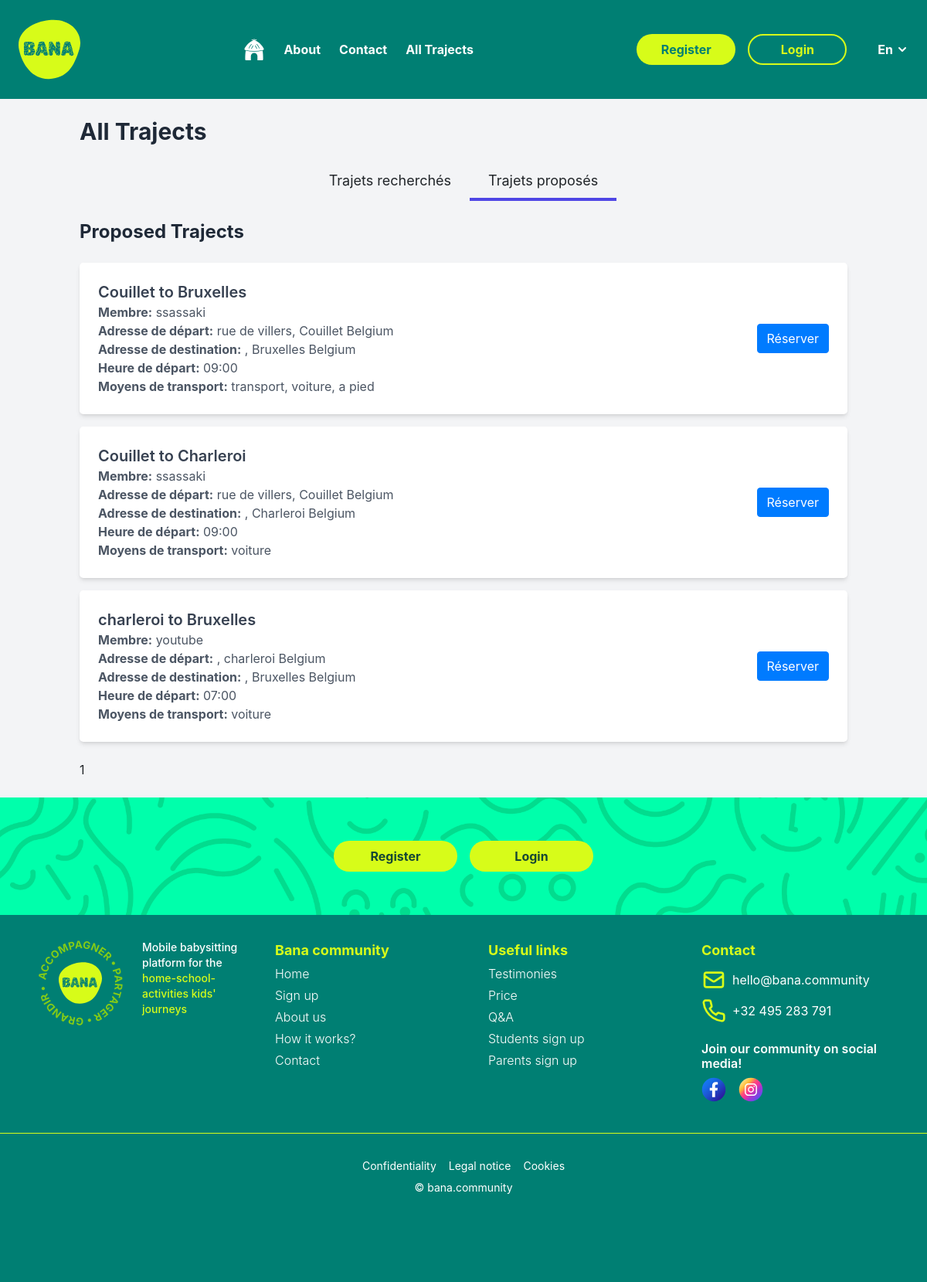
Page /trajects/ on the committed database.
### trajects/models.py (models this page shows, shortened)
class ProposedTraject(models.Model):
    traject = models.ForeignKey(Traject, on_delete=models.CASCADE)
    member = models.ForeignKey(Members, related_name='proposed_trajects', on_delete=models.CASCADE)
    transport_modes = models.ManyToManyField(TransportMode, related_name='proposed_trajects')
    departure_time = models.TimeField()
    arrival_time = models.TimeField()
    name = models.CharField(max_length=100)
    details = models.TextField()
    detour_distance = models.FloatField(blank=True, null=True)

class Traject(models.Model):
    start_street = models.CharField(max_length=100, blank=True)
    start_number = models.CharField(max_length=10, blank=True)
    start_box = models.CharField(max_length=10, blank=True)
    start_zp = models.CharField(max_length=10, blank=True)
    start_locality = models.CharField(max_length=100, blank=True)
    start_country = models.CharField(max_length=100, default='Belgium')
    end_street = models.CharField(max_length=100, blank=True)
    end_number = models.CharField(max_length=10, blank=True)
    end_box = models.CharField(max_length=10, blank=True)
    end_zp = models.CharField(max_length=10, blank=True)
    end_locality = models.CharField(max_length=100, blank=True)
    end_country = models.CharField(max_length=100, default='Belgium')
    start_coordinate = models.CharField(max_length=50, blank=True, null=True)
    end_coordinate = models.CharField(max_length=50, blank=True, null=True)
    distance = models.FloatField(blank=True, null=True)

class TransportMode(models.Model):
    name = models.CharField(max_length=100)
    description = models.TextField(blank=True, null=True)
    def __str__(self):
        return self.name

### members/models.py (models this page shows, shortened)
class Members(models.Model):
    memb_user_fk = models.OneToOneField(User, on_delete=models.CASCADE, verbose_name="votre username", )
    memb_date_joined = models.DateTimeField(auto_now_add=True)
    memb_birth_date = models.DateField()
    memb_gender = models.CharField(max_length=1, choices=GENDER_CHOICES)
    memb_num_street = models.SmallIntegerField()
    memb_box = models.CharField(max_length=50)
    memb_street = models.CharField(max_length=50)
    memb_zp = models.SmallIntegerField()
    memb_locality = models.CharField(max_length=50)
    memb_country = models.CharField(max_length=50,default='Belgique')
    memb_car = models.BooleanField(default=False)

### trajects/views.py (the view)
# urls.py: path('', views.all_trajects, name='all_trajects'),
def all_trajects(request):
    active_tab = request.GET.get('active_tab', 'proposed')
    proposed_trajects_list = ProposedTraject.objects.all().order_by('-departure_time')
    researched_trajects_list = ResearchedTraject.objects.select_related('traject').all().order_by('-departure_time')
    paginator1 = Paginator(proposed_trajects_list, 10)  # Show 10 proposed trajects per page
    page_number1 = request.GET.get('page1')
    proposed_trajects = paginator1.get_page(page_number1)
    paginator2 = Paginator(researched_trajects_list, 10)  # Show 10 researched trajects per page
    page_number2 = request.GET.get('page2')
    researched_trajects = paginator2.get_page(page_number2)
    context = {
        'active_tab': active_tab,
        'proposed_trajects': proposed_trajects,
        'researched_trajects': researched_trajects,
    }
    return render(request, 'trajects/trajects_page.html', context)

### trajects/templates/trajects/trajects_page.html (shortened to what this page needs)
{% extends 'layouts/base.html' %}
{% block content %}
    <div class="bg-gray-100 min-h-screen p-6">
        <div class="container mx-auto">
            <h2 class="text-3xl font-bold text-gray-800 mb-6">All Trajects</h2>
            <div class="flex justify-center mb-6">
                <a href="?active_tab=researched"
                class="btn-toggle {% if active_tab == 'researched' %}border-indigo-600{% else %}border-transparent{% endif %} text-lg px-6 py-2 border-b-4 focus:outline-none">
                    Trajets recherchés
                </a>
                <a href="?active_tab=proposed"
                class="btn-toggle {% if active_tab == 'proposed' %}border-indigo-600{% else %}border-transparent{% endif %} text-lg px-6 py-2 border-b-4 focus:outline-none">
                    Trajets proposés
                </a>
            </div>
            {% if active_tab == 'proposed' %}
            <div id="proposed-list" class="traject-list">
                <h2 class="text-2xl font-bold text-gray-800 mb-6">Proposed Trajects</h2>
                {% if proposed_trajects %}
                    <ul class="space-y-4">
                        {% for proposed in proposed_trajects %}
                        <li class="bg-white shadow-md rounded-lg p-4 flex justify-between items-center">
                            <div>
                                <h3 class="text-xl font-semibold text-gray-700">{{ proposed.traject.start_locality }} to {{ proposed.traject.end_locality }}</h3>
                                <p class="text-gray-600"><strong>Membre:</strong> {{ proposed.member.memb_user_fk.username }}</p>
                                <p class="text-gray-600">
                                    <strong>Adresse de départ:</strong> {{ proposed.traject.start_street }}, {{ proposed.traject.start_locality }} {{ proposed.traject.start_country }}
                                </p>
                                <p class="text-gray-600">
                                    <strong>Adresse de destination:</strong> {{ proposed.traject.end_street }}, {{ proposed.traject.end_locality }} {{ proposed.traject.end_country }}
                                </p>
                                <p class="text-gray-600"><strong>Heure de départ:</strong> {{ proposed.departure_time }}</p>
                                <p class="text-gray-600"><strong>Moyens de transport:</strong> {{ proposed.transport_modes.all|join:", " }}</p>
                            </div>
                            <a href="{% url 'reserve_traject' proposed.id %}" class="btn btn-primary">Réserver</a>
                        </li>
                        {% endfor %}
                    </ul>
                    <div class="pagination mt-4">
                        {{ proposed_trajects.paginator.page_range|join:" " }}
                    </div>
                {% else %}
                    <p class="text-gray-600">No proposed trajects found.</p>
                {% endif %}
            </div>
            {% endif %}
        </div>
    </div>
{% endblock %}

### bana/templates/layouts/base.html (shortened to what this page needs)
{% load static tailwind_tags %}
<!DOCTYPE html>
<html lang="en">
<head>
    <link rel="stylesheet" href="https://stackpath.bootstrapcdn.com/bootstrap/4.3.1/css/bootstrap.min.css">
    {% tailwind_css %}
    <link href="{% static 'bana/css/style.css' %}" rel="stylesheet">
</head>
<body class="min-h-screen flex flex-col">
    {% include 'layouts/header.html' %}
    <main class="flex-grow">
        {% block content %}
        {% endblock %}
    </main>
    {% include 'layouts/footer.html' %}
</body>
</html>

### bana/templates/layouts/header.html (shortened to what this page needs)
<header>
    <nav class="px-6 bg-[#007F73] text-white xl:px-24 py-4 flex items-center justify-between">
        <div class="flex items-center space-x-3">
            {% load static %}
            <img class="w-20 h-20" src="{% static 'bana/img/logo/Bana_logo_lime.svg' %}" alt="Logo Bana">
        </div>
        <div id="nav-links" class="hidden md:flex items-center space-x-6 font-bold">
            <a href="{% url 'home' %}">
                <img class="w-7 h-7" src="{% static 'bana/img/icon/Icon_home.svg' %}" alt="Icon hut">
            </a>
            <a href="{% url 'about' %}" class="hover:text-white hover:no-underline">About</a>
            <a href="{% url 'contact' %}" class="hover:text-white hover:no-underline">Contact</a>
            <a href="{% url 'all_trajects' %}" class="hover:text-white hover:no-underline">All Trajects</a>
        </div>
        <div class="hidden md:flex flex-row gap-8 items-center">
            <div id="auth-buttons" class="md:flex items-center space-x-4">
                {% if user.is_authenticated %}
                    <a href="{% url 'accounts:profile' %}"
                        class="bg-[#D7FC19] text-[#007F73] px-4 py-2 rounded-full font-bold w-32 flex justify-center items-center hover:text-[#3D4F00] hover:no-underline">
                        Profile
                    </a>
                    <a href="{% url 'account_logout' %}"
                        class="bg-[#D7FC19] text-[#007F73] px-4 py-2 rounded-full font-bold w-32 flex justify-center items-center hover:text-[#3D4F00] hover:no-underline">
                        Logout
                    </a>
                {% else %}
                    <a href="{% url 'account_signup' %}"
                        class="bg-[#D7FC19] text-[#007F73] px-4 py-2 rounded-full font-bold w-32 flex justify-center items-center hover:text-[#3D4F00] hover:no-underline">
                        Register
                    </a>
                    <a href="{% url 'account_login' %}"
                        class="relative bg-[#007F73] text-[#D7FC19] px-4 py-2 rounded-full font-bold w-32 flex justify-center items-center hover:text-[#D7FC19] hover:no-underline before:absolute before:inset-0 before:rounded-full before:border-2 before:border-[#D7FC19]">
                        Login
                    </a>
                {% endif %}
                <div class="relative inline-block text-left z-10">
                    <button
                        class="flex items-center pl-4 py-2 font-bold text-white rounded-full focus:outline-none peer">
                        En
                        <svg class="w-4 h-4 ml-1" fill="none" stroke="currentColor" stroke-width="3" viewBox="0 0 24 24" xmlns="http://www.w3.org/2000/svg">
                            <path d="M6 9l6 6 6-6" stroke-linecap="round" stroke-linejoin="round"/>
                        </svg>
                    </button>
                </div>
            </div>
        </div>
    </nav>
</header>

### bana/templates/layouts/footer.html (shortened to what this page needs)
{% load static %}
<footer class="h-auto bg-[#007F73] text-white relative pb-[calc(4rem+16px)] xl:pb-0">
     <div class="mb-8 p-8 flex justify-center items-center bg-cover bg-center"
         style="background-image: url('{% static "bana/img/background/Bana_background_light_green.png" %}');">
         <div class="flex flex-col items-center gap-4 md:flex-row justify-center p-6">
             <a href="{% url 'register' %}" class="bg-[#D7FC19] text-[#154734] px-4 py-2 rounded-full font-bold w-40 text-center hover:text-[#3D4F00] hover:no-underline">
                 Register
             </a>
             <a href="{% url 'register' %}" class="bg-[#D7FC19] text-[#154734] px-4 py-2 rounded-full font-bold w-40 text-center hover:text-[#3D4F00] hover:no-underline">
                 Login
             </a>
         </div>
     </div>
     <div class="max-w-6xl mx-auto px-6 flex flex-col gap-8 md:flex-row md:justify-between">
         <div class="flex flex-row items-center md:items-start lg:w-1/4">
             <div class="relative flex-shrink-0 w-28 h-28">
                 <svg viewBox="0 0 100 100" xmlns="http://www.w3.org/2000/svg" class="w-full h-full">
                     <text>
                         <textPath href="#circlePath" startOffset="50%" text-anchor="middle"
                             style="fill: #84cc16; font-weight: bold; font-size: 0.75rem;">
                             ACCOMPAGNER • PARTAGER • GRANDIR •
                         </textPath>
                     </text>
                 </svg>
                 <div class="absolute inset-0 flex items-center justify-center">
                     <img src="{% static 'bana/img/logo/Bana_logo_lime.svg' %}" alt="Bana Logo" class="w-14 h-14">
                 </div>
             </div>
             <h3 class="text-sm font-medium ml-4">
                 Mobile babysitting platform for the
                 <span class="text-[#D7FC19]">home-school-activities kids' journeys</span>
             </h3>
         </div>
         <div class="flex-1">
             <h3 class="text-[#D7FC19] font-bold text-lg mb-1">Bana community</h3>
             <ul class="space-y-1">
                 <li><a href="#" class="font-light hover:text-[#D7FC19]">Home</a></li>
                 <li><a href="#" class="font-light hover:text-[#D7FC19]">Sign up</a></li>
                 <li><a href="#" class="font-light hover:text-[#D7FC19]">About us</a></li>
                 <li><a href="#" class="font-light hover:text-[#D7FC19]">How it works?</a></li>
                 <li><a href="#" class="font-light hover:text-[#D7FC19]">Contact</a></li>
             </ul>
         </div>
         <div class="flex-1">
             <h3 class="text-[#D7FC19] font-bold text-lg mb-1">Useful links</h3>
             <ul class="space-y-1">
                 <li><a href="#" class="font-light hover:text-[#D7FC19]">Testimonies</a></li>
                 <li><a href="#" class="font-light hover:text-[#D7FC19]">Price</a></li>
                 <li><a href="#" class="font-light hover:text-[#D7FC19]">Q&A</a></li>
                 <li><a href="#" class="font-light hover:text-[#D7FC19]">Students sign up</a></li>
                 <li><a href="#" class="font-light hover:text-[#D7FC19]">Parents sign up</a></li>
             </ul>
         </div>
         <div class="flex-1">
             <h3 class="text-[#D7FC19] font-bold text-lg mb-2">Contact</h3>
             <ul class="space-y-2">
                 <li class="flex items-center space-x-2">
                     <svg class="h-8 w-8 text-[#D7FC19]" fill="none" viewBox="0 0 24 24" stroke="currentColor">
                         <path stroke-linecap="round" stroke-linejoin="round" stroke-width="2"
                             d="M3 8l7.89 5.26a2 2 0 002.22 0L21 8M5 19h14a2 2 0 002-2V7a2 2 0 00-2-2H5a2 2 0 00-2 2v10a2 2 0 002 2z" />
                     </svg>
                     <span><a href="mailto:hello@bana.community" class="hover:text-[#D7FC19]">hello@bana.community</a></span>
                 </li>
                 <li class="flex items-center space-x-2">
                     <span><a href="tel:+32495283791" class="hover:text-[#D7FC19]">+32 495 283 791</a></span>
                 </li>
             </ul>
             <div class="mt-4">
                 <h4 class="font-semibold">Join our community on social media!</h4>
                 <div class="flex space-x-4 mt-2">
                     <a href="https://www.facebook.com/BanaCommunity/" target="_blank">
                         <img class="w-8 h-8" src="{% static 'bana/img/icon/icon_fb.svg' %}" alt="Icon Facebook">
                     </a>
                     <a href="https://www.instagram.com/bana_tribus/" target="_blank">
                         <img class="w-8 h-8" src="{% static 'bana/img/icon/icon_insta.svg' %}" alt="Icon Instagram">
                     </a>
                 </div>
             </div>
         </div>
     </div>
     <div class="mt-10 border-t border-[#D7FC19] p-8 text-center text-sm">
         <div class="flex flex-col space-y-2 md:flex-row md:justify-center md:items-center md:space-x-4 md:space-y-0">
             <a href="#" class="hover:text-[#D7FC19]">Confidentiality</a>
             <a href="#" class="hover:text-[#D7FC19]">Legal notice</a>
             <a href="#" class="hover:text-[#D7FC19]">Cookies</a>
         </div>
         <p class="mt-2">&copy; bana.community</p>
     </div>
 </footer>

### bana/static/bana/css/style.css (style rules this page uses)
body { background-color: f3f3f3; }

### rows in the picture
ProposedTraject: traject.start_locality "Couillet", traject.end_locality "Bruxelles", member.memb_user_fk.username "ssassaki", traject.start_street "rue de villers", traject.start_country "Belgium", traject.end_country "Belgium", departure_time "09:00", transport_modes.all "transport, voiture, a pied"
ProposedTraject: traject.start_locality "Couillet", traject.end_locality "Charleroi", member.memb_user_fk.username "ssassaki", traject.start_street "rue de villers", traject.start_country "Belgium", traject.end_country "Belgium", departure_time "09:00", transport_modes.all "voiture"
ProposedTraject: traject.start_locality "charleroi", traject.end_locality "Bruxelles", member.memb_user_fk.username "youtube", traject.start_country "Belgium", traject.end_country "Belgium", departure_time "07:00", transport_modes.all "voiture"

### other values in the picture
{{ proposed_trajects.paginator.page_range|join:" " }} "1"
